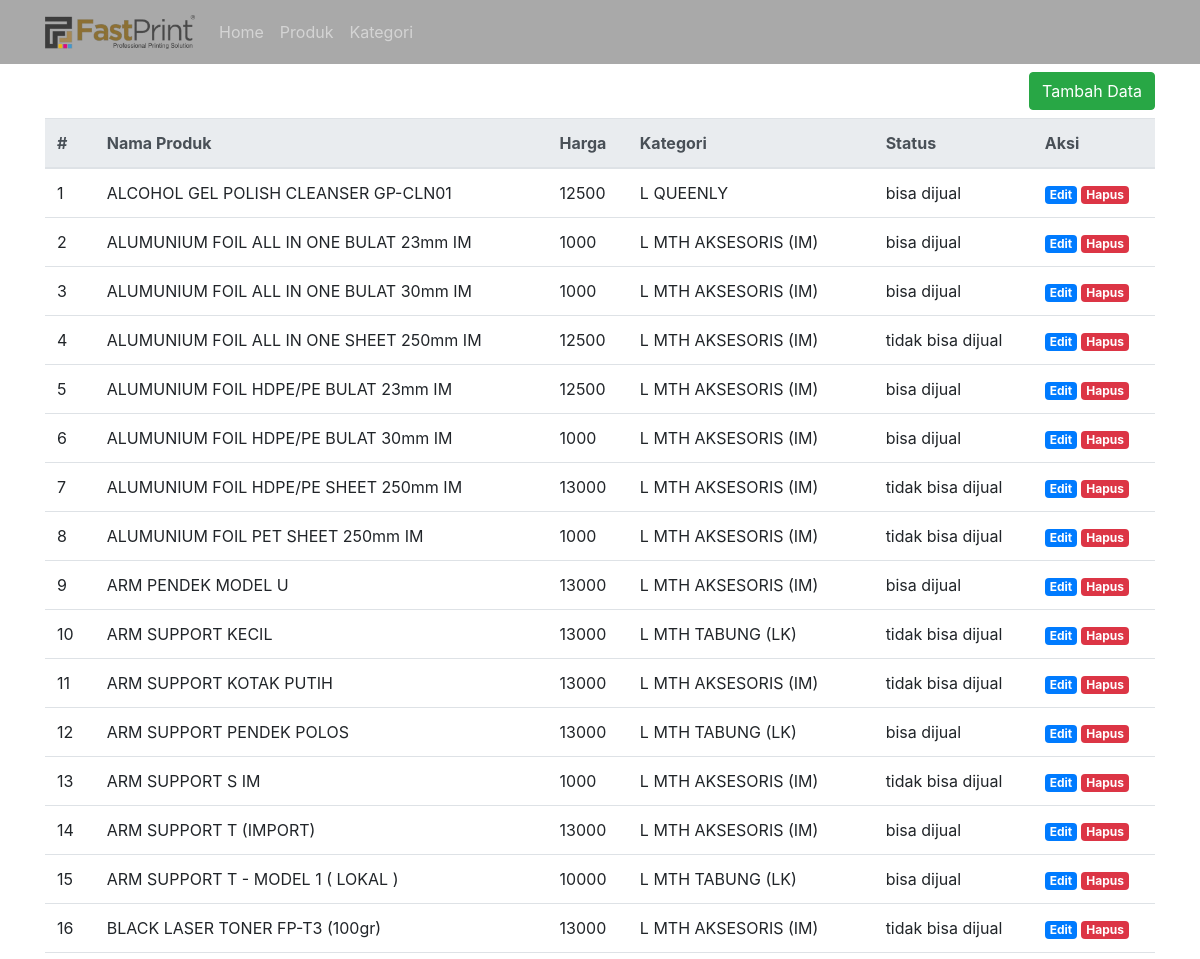
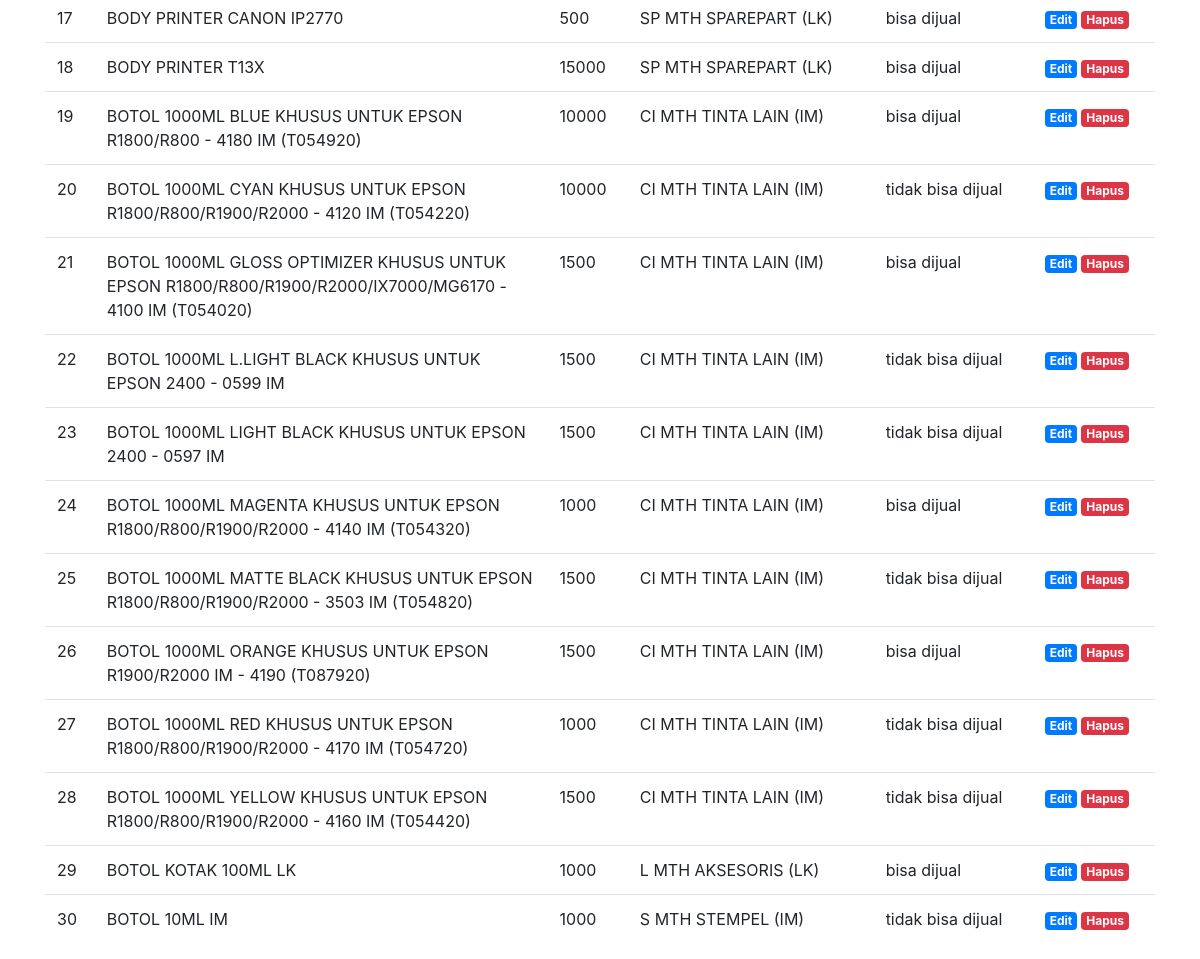
/index.php/c_product, run on the app's committed database (2 pictures, top to bottom).
### tables this page shows
CREATE TABLE `produk` (
  `id_produk` int(11) NOT NULL,
  `nama_produk` varchar(225) NOT NULL,
  `harga` varchar(225) NOT NULL,
  `kategori_id` int(11) NOT NULL,
  `status_id` int(11) NOT NULL
);

CREATE TABLE `satuan` (
  `id_satuan` int(11) NOT NULL,
  `nama_satuan` varchar(225) NOT NULL
);

CREATE TABLE `status` (
  `id_status` int(11) NOT NULL,
  `nama_status` varchar(225) NOT NULL
);

### application/controllers/C_Product.php (called while the page is built, shortened)
<?php
class C_Product extends CI_Controller
{
	public  function __construct()
	{
		$this->load->model('M_Product');
		$this->load->model('M_Category');
		$this->load->model('M_Status');
	}
	public function index()
	{
		$data['title'] = 'Halaman Produk';
		$data['produk'] = $this->M_Product->getAllData();
		$this->load->view('Templates/header', $data);
		$this->load->view('V_Product/index', $data);
		$this->load->view('Templates/footer');
	}
}

### index.php (called while the page is built, shortened)
<?php
require_once BASEPATH . 'core/CodeIgniter.php';

### application/models/M_Product.php (called while the page is built, shortened)
<?php
class M_Product extends CI_model
{
	public function getAllData()
	{
		$this->db->order_by('id_produk', 'ASC');
		$this->db->join('satuan', 'produk.kategori_id=satuan.id_satuan');
		$this->db->join('status', 'produk.status_id=status.id_status');
		return $this->db->get('produk')->result_array();
	}
}

### application/views/V_Product/index.php (the view, shortened to what this page needs)
<div class="container">
	<div class="row">
		<div class="col-md-12">
			<div class="row mt-2">
				<div class="col-md-12 ">
					<a href="<?php base_url(); ?>C_Product/create" class="btn btn-success float-right">Tambah Data</a>
				</div>
			</div>
			<table class="table mt-2">
				<thead class="thead-light">
					<tr>
						<th scope="col">#</th>
						<th scope="col">Nama Produk</th>
						<th scope="col">Harga</th>
						<th scope="col">Kategori</th>
						<th scope="col">Status</th>
						<th scope="col">Aksi</th>
					</tr>
				</thead>
				<tbody>
					<?php $i = 0;
					foreach ($produk as $prd) : $i++ ?>
						<tr>
							<td><?= $i; ?></td>
							<td style="word-wrap: break-word;max-width: 400px;"><?= $prd['nama_produk']; ?></td>
							<td><?= $prd['harga']; ?></td>
							<td><?= $prd['nama_satuan']; ?></td>
							<td><?= $prd['nama_status']; ?></td>
							<td>
								<a href="<?= base_url(); ?>C_Product/edit/<?= $prd['id_produk']; ?>" class="badge badge-primary">Edit</a>
								<a href="<?= base_url(); ?>C_Product/delete/<?= $prd['id_produk']; ?>" class="badge badge-danger" onclick="return confirm('Apakah anda yakin?');">Hapus</a>
							</td>
						</tr>
					<?php endforeach ?>
				</tbody>
			</table>
		</div>
	</div>
</div>

### data on the page
produk: nama_produk "ALCOHOL GEL POLISH CLEANSER GP-CLN01", harga "12500", kategori.nama_satuan "L QUEENLY", status.nama_status "bisa dijual"
produk: nama_produk "ALUMUNIUM FOIL ALL IN ONE BULAT 23mm IM", harga "1000", kategori.nama_satuan "L MTH AKSESORIS (IM)", status.nama_status "bisa dijual"
produk: nama_produk "ALUMUNIUM FOIL ALL IN ONE BULAT 30mm IM", harga "1000", kategori.nama_satuan "L MTH AKSESORIS (IM)", status.nama_status "bisa dijual"
produk: nama_produk "ALUMUNIUM FOIL ALL IN ONE SHEET 250mm IM", harga "12500", kategori.nama_satuan "L MTH AKSESORIS (IM)", status.nama_status "tidak bisa dijual"
produk: nama_produk "ALUMUNIUM FOIL HDPE/PE BULAT 23mm IM", harga "12500", kategori.nama_satuan "L MTH AKSESORIS (IM)", status.nama_status "bisa dijual"
produk: nama_produk "ALUMUNIUM FOIL HDPE/PE BULAT 30mm IM", harga "1000", kategori.nama_satuan "L MTH AKSESORIS (IM)", status.nama_status "bisa dijual"
produk: nama_produk "ALUMUNIUM FOIL HDPE/PE SHEET 250mm IM", harga "13000", kategori.nama_satuan "L MTH AKSESORIS (IM)", status.nama_status "tidak bisa dijual"
produk: nama_produk "ALUMUNIUM FOIL PET SHEET 250mm IM", harga "1000", kategori.nama_satuan "L MTH AKSESORIS (IM)", status.nama_status "tidak bisa dijual"
produk: nama_produk "ARM PENDEK MODEL U", harga "13000", kategori.nama_satuan "L MTH AKSESORIS (IM)", status.nama_status "bisa dijual"
produk: nama_produk "ARM SUPPORT KECIL", harga "13000", kategori.nama_satuan "L MTH TABUNG (LK)", status.nama_status "tidak bisa dijual"
produk: nama_produk "ARM SUPPORT KOTAK PUTIH", harga "13000", kategori.nama_satuan "L MTH AKSESORIS (IM)", status.nama_status "tidak bisa dijual"
produk: nama_produk "ARM SUPPORT PENDEK POLOS", harga "13000", kategori.nama_satuan "L MTH TABUNG (LK)", status.nama_status "bisa dijual"
produk: nama_produk "ARM SUPPORT S IM", harga "1000", kategori.nama_satuan "L MTH AKSESORIS (IM)", status.nama_status "tidak bisa dijual"
produk: nama_produk "ARM SUPPORT T (IMPORT)", harga "13000", kategori.nama_satuan "L MTH AKSESORIS (IM)", status.nama_status "bisa dijual"
produk: nama_produk "ARM SUPPORT T - MODEL 1 ( LOKAL )", harga "10000", kategori.nama_satuan "L MTH TABUNG (LK)", status.nama_status "bisa dijual"
produk: nama_produk "BLACK LASER TONER FP-T3 (100gr)", harga "13000", kategori.nama_satuan "L MTH AKSESORIS (IM)", status.nama_status "tidak bisa dijual"
produk: nama_produk "BODY PRINTER CANON IP2770", harga "500", kategori.nama_satuan "SP MTH SPAREPART (LK)", status.nama_status "bisa dijual"
produk: nama_produk "BODY PRINTER T13X", harga "15000", kategori.nama_satuan "SP MTH SPAREPART (LK)", status.nama_status "bisa dijual"
produk: nama_produk "BOTOL 1000ML BLUE KHUSUS UNTUK EPSON R1800/R800 - 4180 IM (T054920)", harga "10000", kategori.nama_satuan "CI MTH TINTA LAIN (IM)", status.nama_status "bisa dijual"
produk: nama_produk "BOTOL 1000ML CYAN KHUSUS UNTUK EPSON R1800/R800/R1900/R2000 - 4120 IM (T054220)", harga "10000", kategori.nama_satuan "CI MTH TINTA LAIN (IM)", status.nama_status "tidak bisa dijual"
produk: nama_produk "BOTOL 1000ML GLOSS OPTIMIZER KHUSUS UNTUK EPSON R1800/R800/R1900/R2000/IX7000/MG6170 - 4100 IM (T054020)", harga "1500", kategori.nama_satuan "CI MTH TINTA LAIN (IM)", status.nama_status "bisa dijual"
produk: nama_produk "BOTOL 1000ML L.LIGHT BLACK KHUSUS UNTUK EPSON 2400 - 0599 IM", harga "1500", kategori.nama_satuan "CI MTH TINTA LAIN (IM)", status.nama_status "tidak bisa dijual"
produk: nama_produk "BOTOL 1000ML LIGHT BLACK KHUSUS UNTUK EPSON 2400 - 0597 IM", harga "1500", kategori.nama_satuan "CI MTH TINTA LAIN (IM)", status.nama_status "tidak bisa dijual"
produk: nama_produk "BOTOL 1000ML MAGENTA KHUSUS UNTUK EPSON R1800/R800/R1900/R2000 - 4140 IM (T054320)", harga "1000", kategori.nama_satuan "CI MTH TINTA LAIN (IM)", status.nama_status "bisa dijual"
produk: nama_produk "BOTOL 1000ML MATTE BLACK KHUSUS UNTUK EPSON R1800/R800/R1900/R2000 - 3503 IM (T054820)", harga "1500", kategori.nama_satuan "CI MTH TINTA LAIN (IM)", status.nama_status "tidak bisa dijual"
produk: nama_produk "BOTOL 1000ML ORANGE KHUSUS UNTUK EPSON R1900/R2000 IM - 4190 (T087920)", harga "1500", kategori.nama_satuan "CI MTH TINTA LAIN (IM)", status.nama_status "bisa dijual"
produk: nama_produk "BOTOL 1000ML RED KHUSUS UNTUK EPSON R1800/R800/R1900/R2000 - 4170 IM (T054720)", harga "1000", kategori.nama_satuan "CI MTH TINTA LAIN (IM)", status.nama_status "tidak bisa dijual"
produk: nama_produk "BOTOL 1000ML YELLOW KHUSUS UNTUK EPSON R1800/R800/R1900/R2000 - 4160 IM (T054420)", harga "1500", kategori.nama_satuan "CI MTH TINTA LAIN (IM)", status.nama_status "tidak bisa dijual"
produk: nama_produk "BOTOL KOTAK 100ML LK", harga "1000", kategori.nama_satuan "L MTH AKSESORIS (LK)", status.nama_status "bisa dijual"
produk: nama_produk "BOTOL 10ML IM", harga "1000", kategori.nama_satuan "S MTH STEMPEL (IM)", status.nama_status "tidak bisa dijual"
